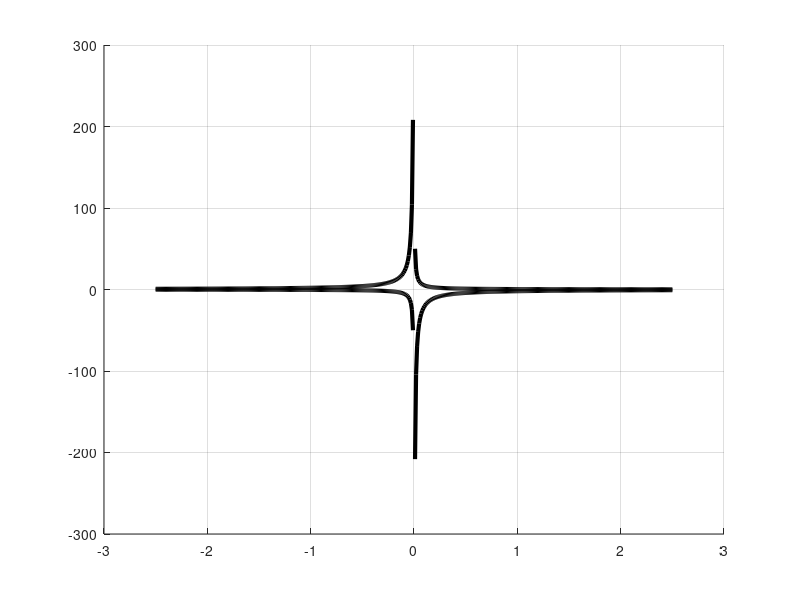

MATLAB code for this plot: (Note: this script raises an error after producing the figure.)
function finite_line_circle
%   ()
addpath('../../product_3');
addpath('../../common');

large = true;
    fontsize=18;
    ticksize=16;
    fileExt = '';
if large
    fontsize=24;
    ticksize=22;
    fileExt = '_large';
end
    

createFigure(.5, 3);
createFigure(.5, 4);
createFigure(.5, 5);
createFigure(.5, 5, [-0 1 -0 1]);
createFigure(.5, 6);
createFigure(.5, 7);
close all;


    function createFigure(tau, n, zoom)
        % Create figure
        figure1 = figure('InvertHardcopy','off','Color',[1 1 1], ...
            'position', [0 0 600 570]);
        set(figure1,'PaperUnits','centimeters');
        grid on;
        hold on;
        
        
        bound = 2.5;
        %tau =.5;
        %n = 7;
        plot_gip(tau, n, bound); 


        [phi, r] = solverBoundnessSmart(2, tau, n, .05);
        polar(phi, r, 'o');

        % Create xlabel
        xlabel({'a'}, 'FontSize',fontsize);

        % Create ylabel
        ylabel({'b'}, 'FontSize',fontsize);

        title({['\tau=' num2str(tau) ', n=' num2str(n)]}, 'FontSize',fontsize);

        % Дополнительные границы
        plot([-bound  bound], [ bound  bound], 'k', 'LineWidth', 1);
        plot([ bound  bound], [-bound  bound], 'k', 'LineWidth', 1);

        set(gca, 'XTick',[ -2 -1 0 1 2], 'YTick',[-2 -1 0 1 2], 'FontSize',ticksize);
  
        filename = [mfilename '_n' num2str(n) fileExt '.eps'];
        axis([-bound bound -bound bound]);
        if (exist('zoom', 'var'))
            axis(zoom);
            % Дополнительные границы
            plot(zoom(1:2), [ zoom(2) zoom(2)], 'k', 'LineWidth', 1);
            plot([ zoom(end) zoom(end)], zoom(3:end), 'k', 'LineWidth', 1);
            filename = [mfilename '_n' num2str(n) '_zoom' fileExt '.eps'];
        end

      
        set(figure1, 'PaperPositionMode', 'auto');
        saveas(figure1, filename, 'psc2');

    end

    
    function minW = minW(tau)
        w = 0: 0.01: pi/2;
        func = w.*tan(w);
        
        ind = 1;
        while func(ind) < tau
            ind = ind + 1;
        end
        minW = func(ind);
    end

    function FF = Fodd(n)
        FF = 1/(4* cos(pi/(n+1)).^2); 
    end

    function FF = Feven(tau, n)
        w = minW(tau);
        FF = 1/(4*sin(w).^2 * cos(pi/(n+1)).^2); 
    end

 function plot_gip(tau, n, bound)
        x = -bound:.01:bound;
        plot(x, Fodd(n)./x, 'color', 'k', 'LineWidth', 3);
        plot(x, -Feven(tau, n)./x, 'color', 'k', 'LineWidth', 3);
 end

end



   